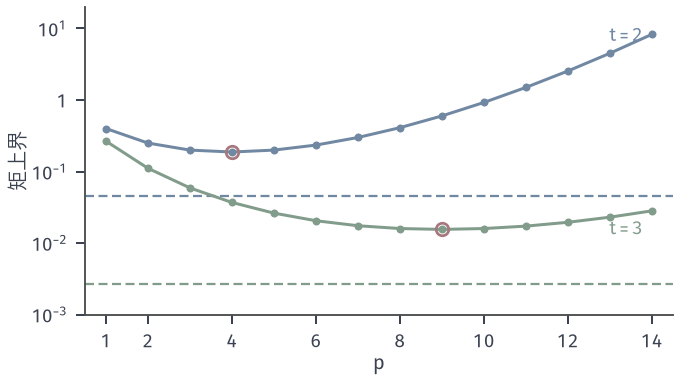

Recreate this plot in Python.
from pathlib import Path
import sys
HERE = Path(__file__).resolve().parent
sys.path.insert(0, str(HERE.parent/"tail-common"))
from tail_fig import *
# Z ~ N(0,1): moment bound E|Z|^p / t^p as a function of the order p, for t=2 and t=3; dashed lines are exact P(|Z|>=t).
ps = np.arange(1, 15)
fig, ax = figure(width_mm=96, height_mm=54)
for t, c in ((2, BLUE), (3, GREEN)):
    b = np.array([normal_abs_moment(p)/t**p for p in ps])
    ax.semilogy(ps, b, '-o', color=c, lw=1.2, ms=3.2, mew=0)
    j = int(np.argmin(b)); ax.plot([ps[j]], [b[j]], 'o', ms=5, mfc='none', mec=RED, mew=1.1)
    ax.axhline(2*Q(t), color=c, lw=.9, ls=DASH)
lab(ax, 13.8, 6.5, '$t=2$', BLUE, ha='right'); lab(ax, 13.8, .021, '$t=3$', GREEN, ha='right', va='top')
ax.set_xlim(.5, 14.5); ax.set_ylim(1e-3, 20); logticks(ax, [1, 0, -1, -2, -3]); ax.set_xticks([1, 2, 4, 6, 8, 10, 12, 14])
axlab(ax, '$p$', r'$\mathbb{E}|Z|^p/t^p$'.replace(r'\mathbb{E}', '\U0001D53C') if False else '矩上界')
save(fig, HERE, 'figure', {'t2_best_p': 4, 't2_best': normal_abs_moment(4)/16, 't3_best_p': 9, 't3_best': normal_abs_moment(9)/3**9})
